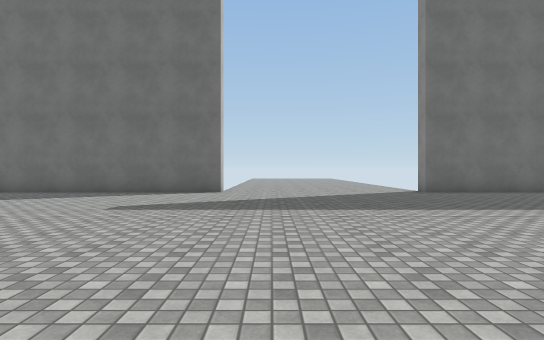
View 1 (above)

22 first-person views from a walk through a 3-D level made in the Unity game engine. The camera is 1.3 m above the floor, looks level and sees 80° across. The floor is counted in squares, 2 m on a side. Each view is taken from the middle of a square. On the plan, view 1 faces up. The plan holds only what a view shows up to about 10 squares ahead; the rest is blank. The place goes on beyond the plan. The player character is not drawn. Surface patterns are stand-ins for the level's own textures.

View 2
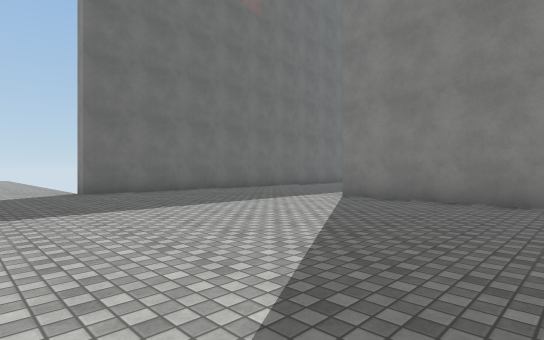

View 3
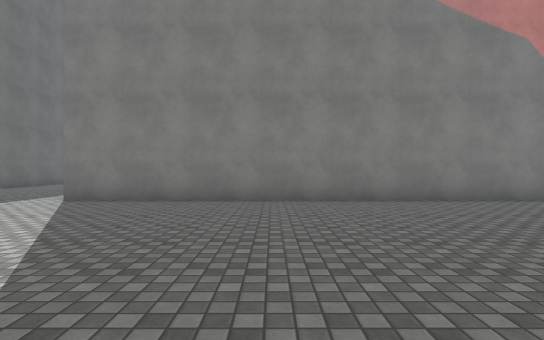

View 4
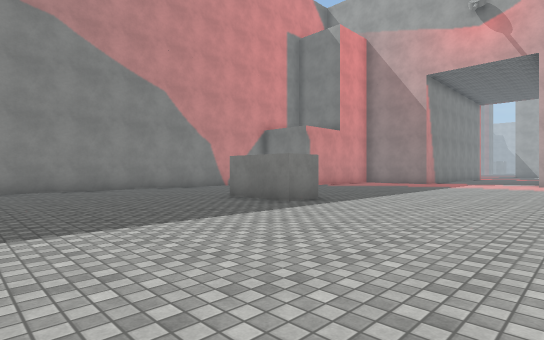

View 5
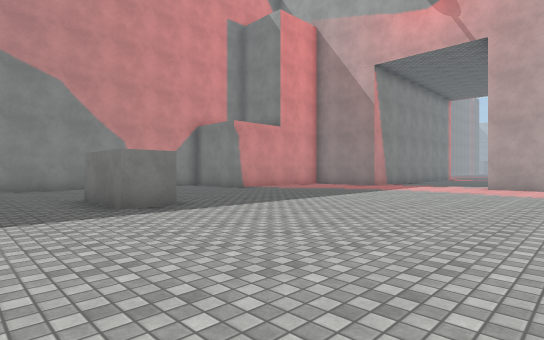

View 6
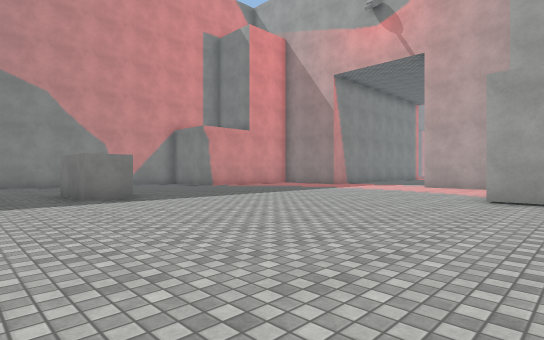

View 7
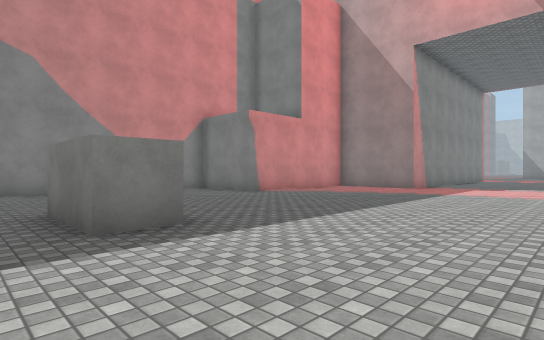

View 8
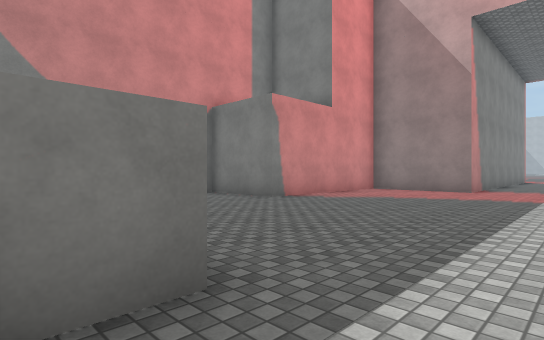

View 9
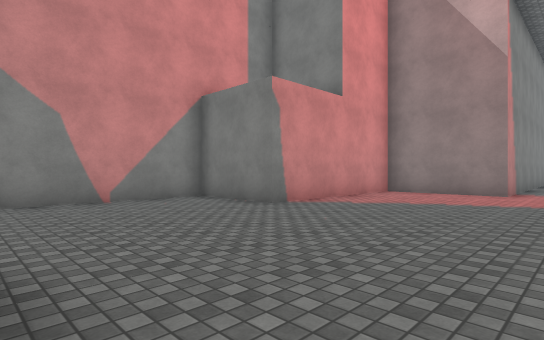

View 10
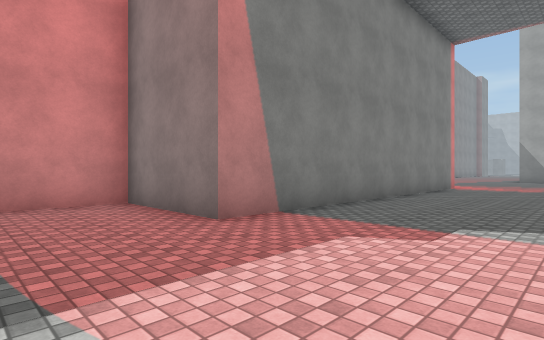

View 11
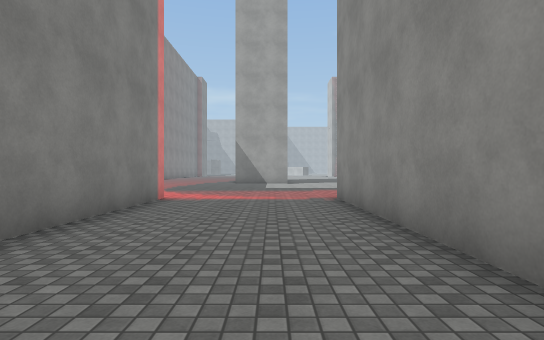

View 12
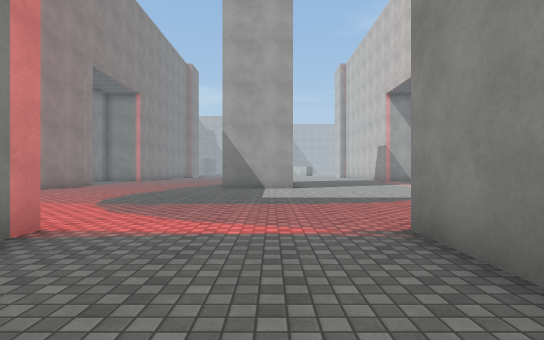

View 13
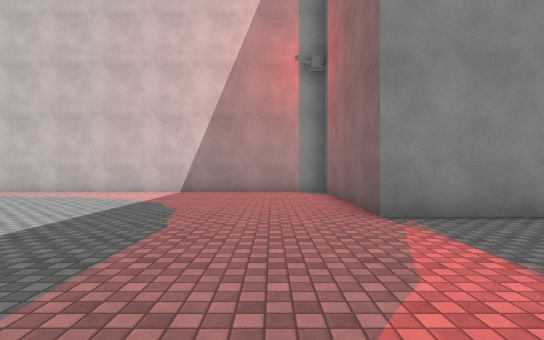

View 14
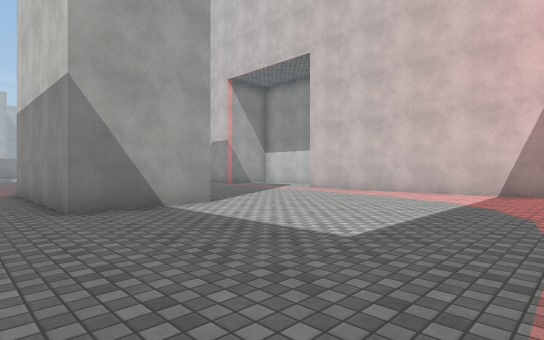

View 15
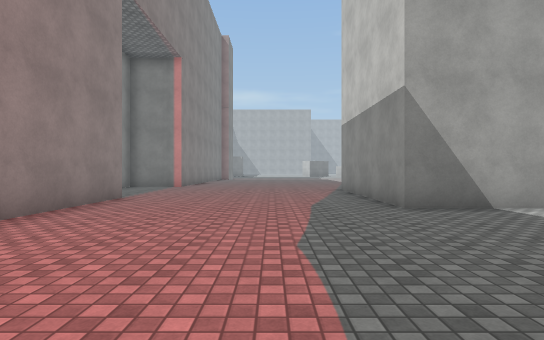

View 16
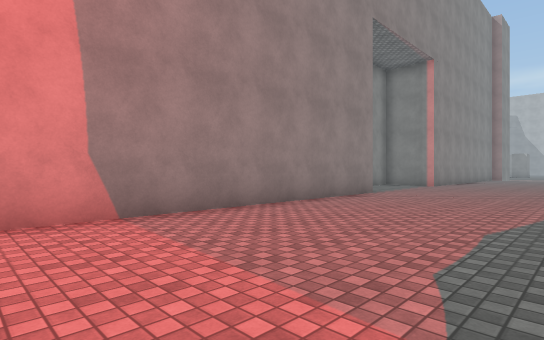

View 17
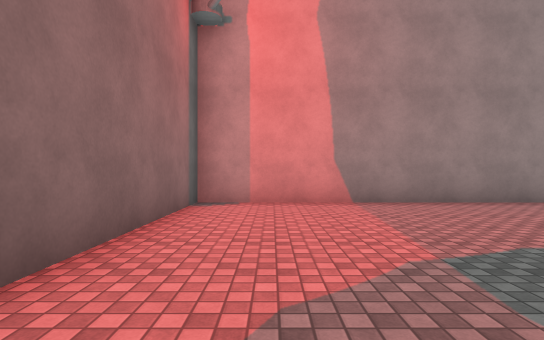

View 18
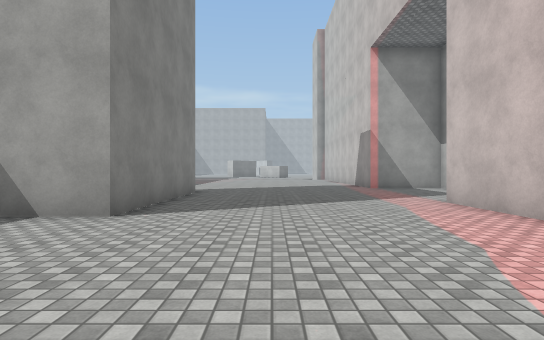

View 19
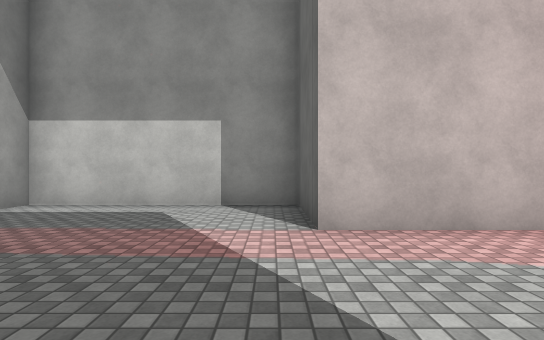

View 20
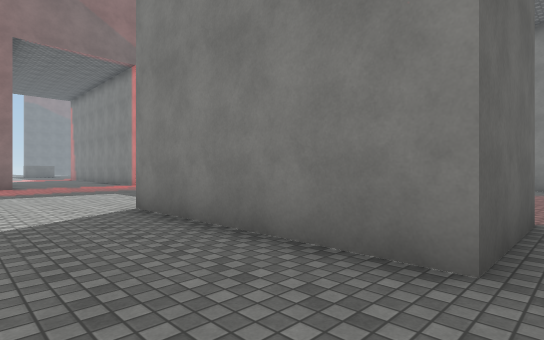

View 21
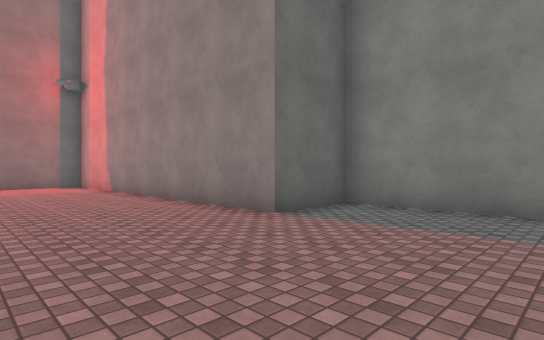

View 22
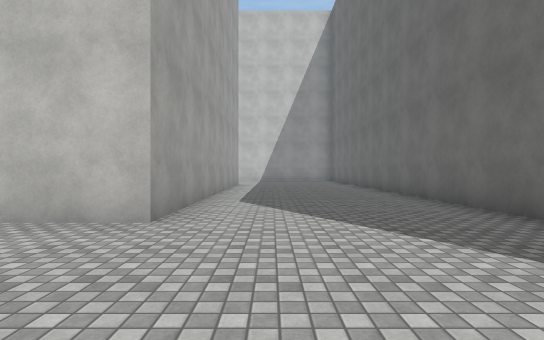

### Floor plan
Points are (right, up) in squares from view 1. A wall is a line through its corners. A room is listed if a view was taken in it or the views show most of it. See-through windows are left out.
Room 1 (views 1, 2, 3, 4, 5, 6, 7, 8, 9, 10, 11, 12, 13, 14, 15, 16, 17, 18, 19, 20, 21, 22)
walls: (2.5, -6.1) (2.5, -5) (4.5, -5); (-2, -15.5) (-1.2, -15.5); (-4.4, -10.5) (-3.4, -10.5); (-0.5, -19.8) (-0.5, -25.5) (-5.5, -25.5) (-5.5, -35.6) (-8, -35.6) (-8, -39.5); (3.5, -25.5) (3.5, -15.5) (6.5, -15.5) (6.5, -10.5) (9, -10.5) (9, 4.5); (-12, 4.5) (-6, 4.5) (-6, 2.6); (-1.5, 10) (-1.5, 9.5) (-12, 9.5); (8, 9.5) (4.5, 9.5) (4.5, 10); (2.7, -33.5) (2.7, -38.5) (0.3, -38.5) (0.3, -33.5) (2.7, -33.5); (10.5, -38.6) (10.5, -35.6) (8.5, -35.6) (8.5, -25.5) (3.8, -25.5)

Positions as (right, up) in squares from view 1, and headings:
1: (0, 0), facing up
2: (2, 0), facing up-right
3: (2, 0), facing right
4: (-2, 0), facing down-right
5: (-3, -3), facing down-right
6: (-5, -3), facing down-right
7: (-1, -4), facing down-right
8: (1, -5), facing down-right
9: (2, -6), facing down-right
10: (0, -13), facing down-right
11: (1, -18), facing down
12: (1, -22), facing down
13: (4, -27), facing left
14: (4, -28), facing down-left
15: (5, -28), facing down
16: (4, -27), facing down-right
17: (2, -27), facing right
18: (-2, -29), facing down
19: (-2, -36), facing left
20: (-2, -39), facing up-right
21: (5, -39), facing up-right
22: (-2, 6), facing left
